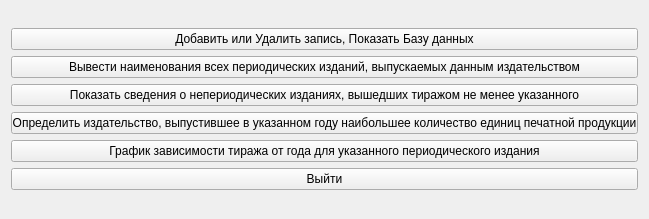
<?xml version="1.0" encoding="UTF-8"?>
<ui version="4.0">
 <class>Widget</class>
 <widget class="QWidget" name="Widget">
  <property name="geometry">
   <rect>
    <x>0</x>
    <y>0</y>
    <width>649</width>
    <height>219</height>
   </rect>
  </property>
  <property name="minimumSize">
   <size>
    <width>649</width>
    <height>164</height>
   </size>
  </property>
  <property name="maximumSize">
   <size>
    <width>649</width>
    <height>219</height>
   </size>
  </property>
  <property name="windowTitle">
   <string>Главное окно</string>
  </property>
  <layout class="QGridLayout" name="gridLayout">
   <item row="0" column="0">
    <layout class="QVBoxLayout" name="verticalLayout">
     <item>
      <widget class="QPushButton" name="pushButton_2">
       <property name="text">
        <string>Добавить или Удалить запись, Показать Базу данных</string>
       </property>
      </widget>
     </item>
     <item>
      <widget class="QPushButton" name="pushButton_4">
       <property name="text">
        <string>Вывести наименования всех периодических изданий, выпускаемых данным издательством</string>
       </property>
      </widget>
     </item>
     <item>
      <widget class="QPushButton" name="pushButton_5">
       <property name="text">
        <string>Показать сведения о непериодических изданиях, вышедших тиражом не менее указанного</string>
       </property>
      </widget>
     </item>
     <item>
      <widget class="QPushButton" name="pushButton_6">
       <property name="text">
        <string>Определить издательство, выпустившее в указанном году наибольшее количество единиц печатной продукции</string>
       </property>
      </widget>
     </item>
     <item>
      <widget class="QPushButton" name="pushButton_7">
       <property name="text">
        <string>График зависимости тиража от года для указанного периодического издания</string>
       </property>
      </widget>
     </item>
     <item>
      <widget class="QPushButton" name="pushButton">
       <property name="text">
        <string>Выйти</string>
       </property>
      </widget>
     </item>
    </layout>
   </item>
  </layout>
 </widget>
 <resources/>
 <connections/>
</ui>
